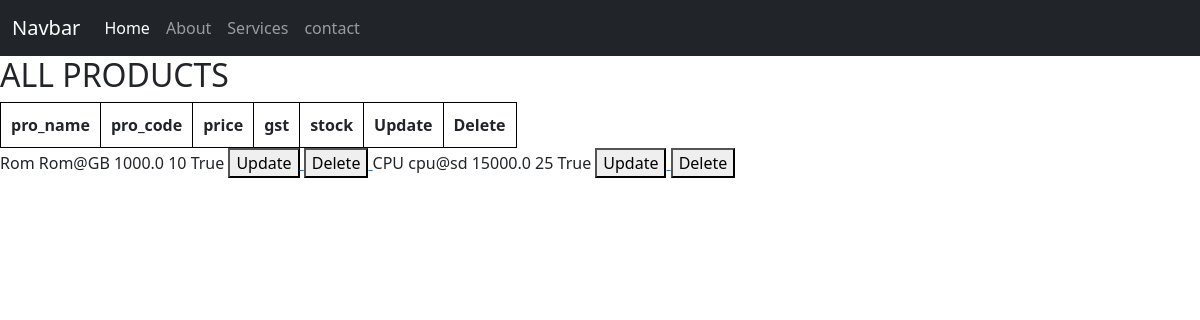
The app's page /home/all-products/, older data.
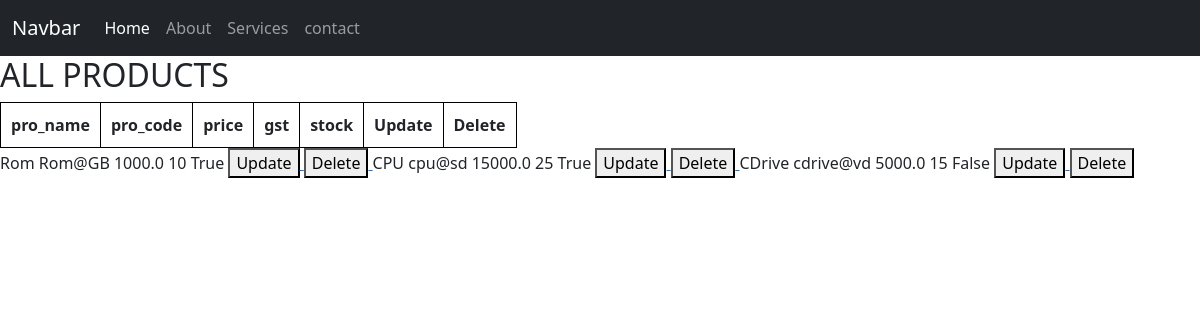
The same page, newer data.
### Inventory/models.py (models this page shows, shortened)
class product(models.Model):
    pro_name = models.CharField(max_length=100, null=True)
    pro_code = models.CharField(max_length=50, null=True)
    price = models.FloatField(default=0)
    gst = models.IntegerField(default=0)
    stock = models.BooleanField(default=False)

### Inventory/views.py (the view)
# urls.py: path('all-products/', all_products),
def all_products(request):
    context = {
        "all_pro": product.objects.all()
    }
    return render(request, 'allprod.html', context)

### frontend/templates/allprod.html
{% extends 'base.html' %}
{% block content %}
      <h2>ALL PRODUCTS</h2>
    <table>
        <thead>
            <tr>
                <th>pro_name</th>
                <th>pro_code</th>
                <th>price</th>
                <th>gst</th>
                <th>stock</th>
                <th>Update</th>
                <th>Delete</th>
             </tr>
    </table>
    <body>
        {% for pro in all_pro %}
            <tr>
                <td>{{ pro.pro_name }}</td>
                <td>{{ pro.pro_code }}</td>
                <td>{{ pro.price }}</td>
                <td>{{ pro.gst }}</td>
                <td>{{ pro.stock }}</td>
                <td>
                    <a href="{% url 'product_update' pro.id %}">
                        <button>Update</button>
                    </a>
                </td>
                <td>
                    <a href="{% url 'product_delete' pro.id %}">
                        <button>Delete</button>
                    </a>
                </td>
            </tr>
        {% endfor %}
    </body>
{% endblock %}

Row changes from the older to the newer data that the page shows:
added product: pro_name "CDrive", pro_code "cdrive@vd", price "5000.0", gst "15", stock "False"
